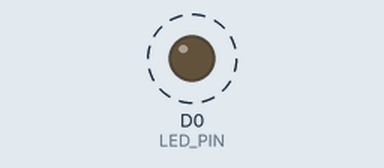
Simulated run of this sketch. Board: ESP8266 (NodeMCU). On the bench: output pins drawn as LEDs (lit = HIGH). Dashed ring = blinking.

Above: at 0.5 s.
Timing chart, 0 to 4.6 s (numbered marks = the images above):
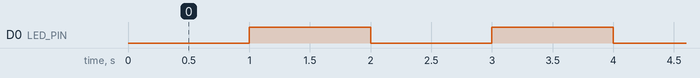

Measured:
- by itself, D0 (LED_PIN): alternates HIGH for 1.0 s and LOW for 1.0 s

The sketch:

0ledBlink.ino
```cpp
/*
ESP-WROOM-02 Blink LED
D0  16 LED PULLUP 10K
D1  5
D2  4
D3  0 FLASH PROG
D4  2    (SDA)
D5  14   (SCL)OK
D6  12 R UP
D7  13 B DOWN
D8  15 MOTOR G PULLDOWN 10K
D9  3 RX
D10 1 TX
*/

//#include <ESP8266WiFi.h>

#define LED_PIN    D0   //16 pin of (D0)led

void setup() {
  pinMode(LED_PIN, OUTPUT);
}

void loop() {
  digitalWrite(LED_PIN, LOW);   // Turn the LED on LOW
  delay(1000);
  digitalWrite(LED_PIN, HIGH);  // Turn the LED off
  delay(1000);
}
```
